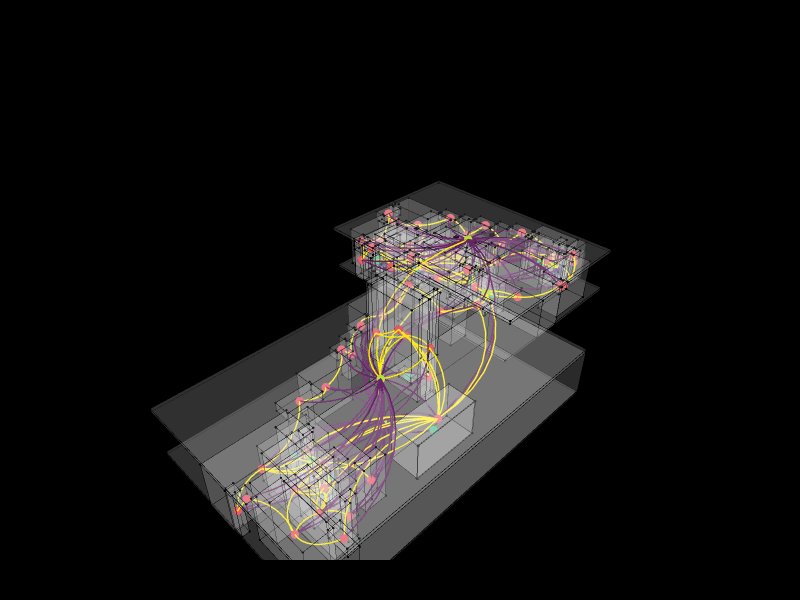

Notebook cell for this chart:
### Markdown cell above
## 15. Show the spatial relationships result

### Code cell
Topology.Show(spatial_boxes, spatial_graph,
              faceOpacity=0.1,
              sagitta=0.15,
              absolute=False,
              backgroundColor="black",
              vertexSizeKey="size",
              vertexColorKey="color",
              edgeWidthKey="width",
              edgeColorKey="color",
              width=800,
              height=600,
              renderer=renderer)
